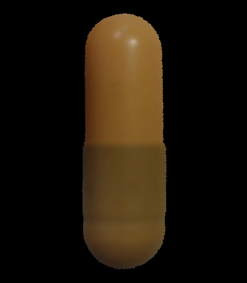
#> input picture 12.png, 247 x 283 px
$ python -i object_size_detection_class.py   (imports and definitions only)   (older library calls are emulated)
#> lines starting #> are read from the running program, lines starting #| are printed output that depends on the picture; after the words box and inside, x2 and y2 are one past the last pixel; in counts of white or black regions, pixels touching at a corner belong together
#> further down, picture is the input picture: shape (283, 247, 3); mean B, G, R 9.8, 21.2, 29.8
from scipy.spatial import distance as dist
from imutils import perspective
from imutils import contours
import numpy as np
import argparse
import imutils
import cv2


class ObjectSizeMeasurement:

    def __init__(self,bottom_light_image_with_reference_object):
        """
        initilization of the contants and variables
        :param bottom_light_image_with_reference_object:
        """
        self.bottom_light_image_with_reference_object = bottom_light_image_with_reference_object
        self.width_of_refernce_object = 25
        self.dimA = None
        self.dimB = None
        self.pre_processing_of_image()
    def midpoint(self,ptA, ptB):
        """
        this will calculate the mid points of the bounding lines
        :param ptA:
        :param ptB:
        :return: mid point
        """
        return (ptA[0] + ptB[0]) * 0.5, (ptA[1] + ptB[1]) * 0.5

    def pre_processing_of_image(self):
        """
        this will do the preprossing of the image
        :return: edged image
        """

        self.image = self.bottom_light_image_with_reference_object
        # image = image[100:620,300:900]
        gray = cv2.cvtColor(self.image, cv2.COLOR_BGR2GRAY)
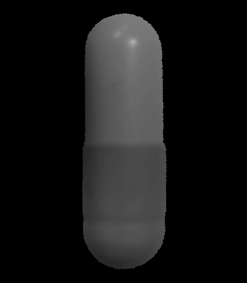
#> gray: shape (283, 247); min 0, max 172, mean 22.5
        gray = cv2.GaussianBlur(gray, (7, 7), 0)

        edged = cv2.Canny(gray, 50, 100)
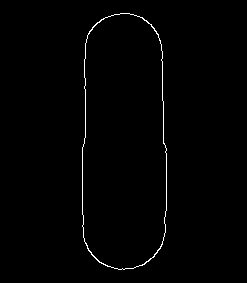
#> edged: shape (283, 247); 0.92% white in thin lines or dots, all inside (x1, y1, x2, y2) = (82, 13, 167, 270)
        edged = cv2.dilate(edged, None, iterations=1)
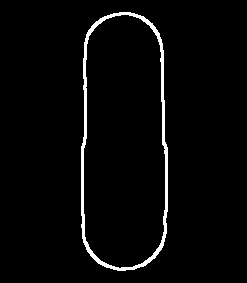
#> edged: shape (283, 247); 2.9% white; 1 white region, box (x1, y1, x2, y2) and area: (81, 12, 168, 271) 2030
        edged = cv2.erode(edged, None, iterations=1)
        return edged

    def bounding_box_mid_points_distance_calculation(self):
        """
        this method will calculate the distance between the midpoints of bounding lines
        :return: height and width
        """

        cnts = cv2.findContours(self.pre_processing_of_image().copy(), cv2.RETR_EXTERNAL,
                                cv2.CHAIN_APPROX_SIMPLE)
#> cnts = 1 contour; box (x1, y1, x2, y2) and area: (82, 13, 167, 270) 19198
        cnts = cnts[0] if imutils.is_cv2() else cnts[1]

        (cnts, _) = contours.sort_contours(cnts)
        pixelsPerMetric = None

        for c in cnts:

            if cv2.contourArea(c) < 100:
                continue
            orig = self.image.copy()
            box = cv2.minAreaRect(c)
            box = cv2.cv.BoxPoints(box) if imutils.is_cv2() else cv2.boxPoints(box)
            box = np.array(box, dtype="int")

            box = perspective.order_points(box)
            cv2.drawContours(orig, [box.astype("int")], -1, (0, 255, 0), 2)
            for (x, y) in box:
                cv2.circle(orig, (int(x), int(y)), 5, (0, 0, 255), -1)

            (tl, tr, br, bl) = box
            (tltrX, tltrY) = self.midpoint(tl, tr)
            (blbrX, blbrY) = self.midpoint(bl, br)

            (tlblX, tlblY) = self.midpoint(tl, bl)
            (trbrX, trbrY) = self.midpoint(tr, br)

            cv2.circle(orig, (int(tltrX), int(tltrY)), 5, (255, 0, 0), -1)
            cv2.circle(orig, (int(blbrX), int(blbrY)), 5, (255, 0, 0), -1)
            cv2.circle(orig, (int(tlblX), int(tlblY)), 5, (255, 0, 0), -1)
            cv2.circle(orig, (int(trbrX), int(trbrY)), 5, (255, 0, 0), -1)

            cv2.line(orig, (int(tltrX), int(tltrY)), (int(blbrX), int(blbrY)),
                     (255, 0, 255), 2)
            cv2.line(orig, (int(tlblX), int(tlblY)), (int(trbrX), int(trbrY)),
                     (255, 0, 255), 2)

            dA = dist.euclidean((tltrX, tltrY), (blbrX, blbrY))
            dB = dist.euclidean((tlblX, tlblY), (trbrX, trbrY))

            if pixelsPerMetric is None:
                pixelsPerMetric = dB / self.width_of_refernce_object
            self.dimA = dA / pixelsPerMetric
            self.dimB = dB / pixelsPerMetric
#> this loop made 1 pass
#> (tl, tr, br, bl, tltrX, tltrY, blbrX, blbrY) on pass 1: ([82, 13], [166, 13], [166, 269], [82, 269], 124, 13, 124, 269)
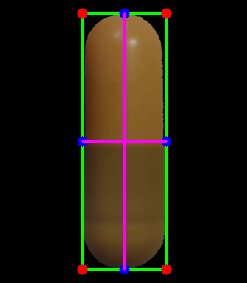
#> orig: shape (283, 247, 3); mean B, G, R 13.8, 26.3, 32.7
#> after the loop, pixelsPerMetric = 3.36

        return self.dimA, self.dimB

>>> import cv2
>>> picture = cv2.imread('12.png')
>>> result = ObjectSizeMeasurement(picture).bounding_box_mid_points_distance_calculation()
#> result = (76.19, 25)

$ run again, on 1_white.png
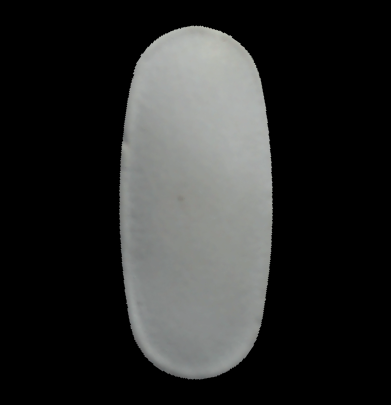
#> input picture 1_white.png, 391 x 405 px
#> picture is the input picture: shape (405, 391, 3); mean B, G, R 43.6, 44.3, 43.6
#> in pre_processing_of_image, `edged = cv2.dilate(edged, None, iterations=1)`:
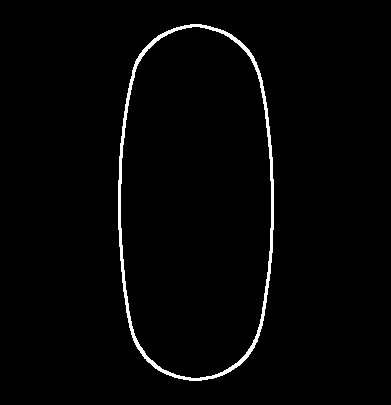
#> edged: shape (405, 391); 1.9% white; 1 white region, box (x1, y1, x2, y2) and area: (118, 24, 274, 381) 2945
#> cnts = 1 contour; box (x1, y1, x2, y2) and area: (119, 25, 273, 380) 46184
#> the loop in bounding_box_mid_points_distance_calculation, `for c in cnts: ` made 1 pass
#> (tl, tr, br, bl, tltrX, tltrY, blbrX, blbrY) on pass 1: ([119, 25], [271, 25], [271, 378], [119, 378], 195, 25, 195, 378)
#> after the loop in bounding_box_mid_points_distance_calculation, `for c in cnts:`:
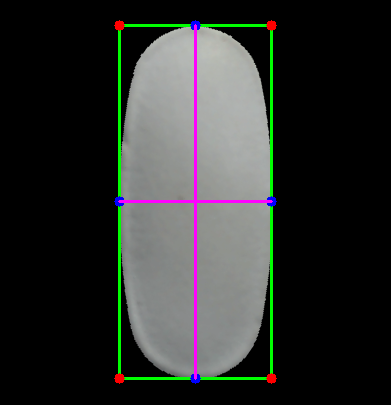
#> orig: shape (405, 391, 3); mean B, G, R 44.6, 47, 44.8
#> after the loop in bounding_box_mid_points_distance_calculation, `for c in cnts:`: pixelsPerMetric = 6.08
#> result = (58.06, 25)

$ run again, on 2_2_1.png
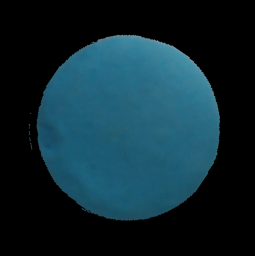
#> input picture 2_2_1.png, 255 x 256 px
#> picture is the input picture: shape (256, 255, 3); mean B, G, R 50.3, 40.9, 15
#> in pre_processing_of_image, `edged = cv2.dilate(edged, None, iterations=1)`:
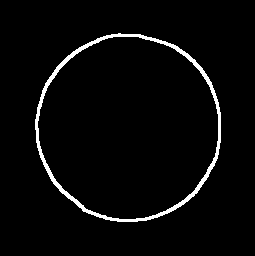
#> edged: shape (256, 255); 3.3% white; 1 white region, box (x1, y1, x2, y2) and area: (35, 33, 221, 222) 2146
#> cnts = 1 contour; box (x1, y1, x2, y2) and area: (36, 34, 220, 221) 26678
#> the loop in bounding_box_mid_points_distance_calculation, `for c in cnts: ` made 1 pass
#> (tl, tr, br, bl, tltrX, tltrY, blbrX, blbrY) on pass 1: ([36, 34], [219, 34], [219, 220], [36, 220], 127.5, 34, 127.5, 220)
#> after the loop in bounding_box_mid_points_distance_calculation, `for c in cnts:`:
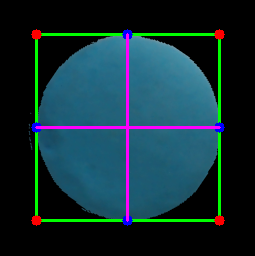
#> orig: shape (256, 255, 3); mean B, G, R 53.3, 46.7, 19.9
#> after the loop in bounding_box_mid_points_distance_calculation, `for c in cnts:`: pixelsPerMetric = 7.32
#> result = (25.41, 25)
